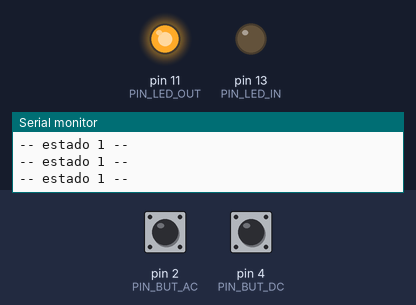
A sketch run on a simulated Arduino Uno, built with avr-gcc and run on an emulated ATmega328P. Shown: output pins drawn as LEDs (lit = HIGH), the last lines printed to the serial monitor. The inputs (shaded band) are chosen by the test bench; at power-on: pin 2 (PIN_BUT_AC) HIGH, pin 4 (PIN_BUT_DC) HIGH. At 15.6 s the program stops and its outputs stay as they are.

Above: at 1.2 s.
1.3 s: pin 2 (PIN_BUT_AC) pulled LOW for 0.15 s
At 3.3 s:
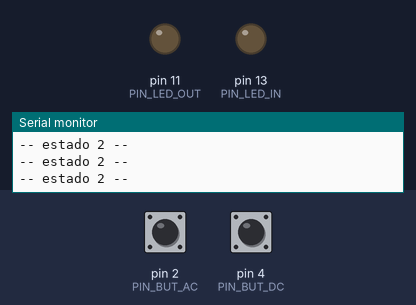
4.4 s: pin 4 (PIN_BUT_DC) pulled LOW for 1 s
8.4 s: pin 2 (PIN_BUT_AC) pulled LOW for 1 s
12.4 s: pin 4 (PIN_BUT_DC) pulled LOW for 0.15 s
15.5 s: pin 2 (PIN_BUT_AC) driven LOW and pin 4 (PIN_BUT_DC) driven LOW
At 16.1 s:
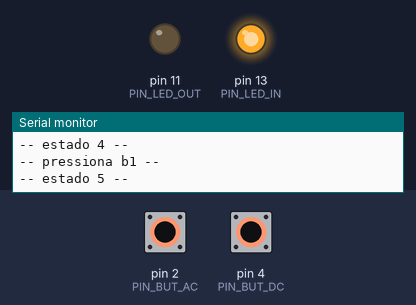
Timing chart, 0 to 17.1 s (numbered marks = the images above; inputs shaded):
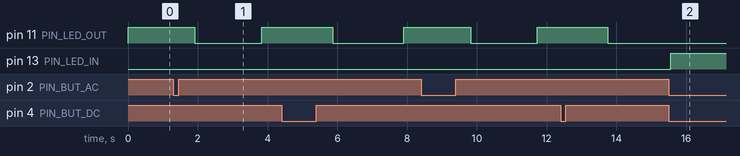

The sketch:

trabalho_1_estado.ino
```cpp
#define PIN_LED_IN 13
#define PIN_LED_OUT 11
#define PIN_BUT_AC 2
#define PIN_BUT_DC 4
#define DELAY 100

int but_ac = HIGH;// diz o estado b1
int but_dc = HIGH;// diz o estado b2

int estado = 1;
int intervalo = 2000;
unsigned int conta500 = 0;
unsigned int contaTempo = 0;
unsigned int contaFim = 0;

void setup() {
  // put your setup code here, to run once:
  pinMode(PIN_LED_IN, OUTPUT);
  pinMode(PIN_LED_OUT, OUTPUT);
  pinMode(PIN_BUT_AC, INPUT);
  pinMode(PIN_BUT_DC, INPUT);

  digitalWrite(PIN_LED_OUT, HIGH);
  contaTempo = millis();
  Serial.begin(9600);
}

void loop() {
  contaFim = millis();
  switch (estado) {
    case 1: //led_aceso
      Serial.print("-- estado 1 --\n");
      if(contaFim - contaTempo > intervalo) { //intervalo
        contaTempo = millis();
        digitalWrite(PIN_LED_OUT, LOW);
        estado = 2;
      } else if(!digitalRead(PIN_BUT_AC) && but_ac) { //pressiona b1
        but_ac = LOW; //pressionado
        Serial.print("-- pressiona b1 --\n");
        conta500 = millis();
        estado = 3;
      } else if(!digitalRead(PIN_BUT_DC) && but_dc) { //pressiona b2
        but_dc = LOW; //pressionado
        Serial.print("-- pressiona b2 --\n");
        conta500 = millis();
        estado = 6;
      } else if(digitalRead(PIN_BUT_AC) != but_ac) { //soltar b1
        intervalo = intervalo - DELAY;
        Serial.print("-- soltar b1 --\n");
        but_ac = HIGH;
      } else if(digitalRead(PIN_BUT_DC) != but_dc) { //soltar b2
        intervalo = intervalo + DELAY;
        Serial.print("-- soltar b2 --\n");
        but_dc = HIGH;
      } break;

    case 2: //led_apagado
      Serial.print("-- estado 2 --\n");
      if(contaFim - contaTempo > intervalo) { //intervalo
        contaTempo = millis();
        digitalWrite(PIN_LED_OUT, HIGH);
        estado = 1;
      } else if(!digitalRead(PIN_BUT_AC) && but_ac) { //pressiona b1
        but_ac = LOW; //pressionado
        Serial.print("-- pressiona b1 --\n");
        conta500 = millis();
        estado = 4;
      } else if(!digitalRead(PIN_BUT_DC) && but_dc) { //pressiona b2
        but_dc = LOW; //pressionado
        Serial.print("-- pressiona b2 --\n");
        conta500 = millis();
        estado = 7;
      } else if(digitalRead(PIN_BUT_AC) != but_ac) { //soltar b1
        intervalo = intervalo - DELAY;
        Serial.print("-- soltar b1 --\n");
        but_ac = HIGH;
      } else if(digitalRead(PIN_BUT_DC) != but_dc) { //soltar b2
        intervalo = intervalo + DELAY;
        Serial.print("-- soltar b2 --\n");
        but_dc = HIGH;
      } break;

    case 3: //led_aceso
      Serial.print("-- estado 3 --\n");
      if(contaFim - contaTempo > intervalo) { //intervalo
        contaTempo = millis();
        digitalWrite(PIN_LED_OUT, LOW);
        estado = 4;
      } else if(!digitalRead(PIN_BUT_DC) && but_dc) { //pressiona b2
        estado = 5;
        Serial.print("-- pressiona b2 --\n");
        digitalWrite(PIN_LED_IN, HIGH);
      } else if(digitalRead(PIN_BUT_AC) != but_ac) { //soltar b1
        intervalo = intervalo - DELAY;
        Serial.print("-- soltar b1 --\n");
        but_ac = HIGH;
        estado = 1;
      } else if(digitalRead(PIN_BUT_DC) != but_dc) { //soltar b2
        intervalo = intervalo + DELAY;
        Serial.print("-- soltar b2 --\n");
        but_dc = HIGH;
      } else if (millis() - conta500 > 500) { //500ms
        estado = 1;
        conta500 = millis();
        Serial.print("-- 500ms --\n");
      } break;

    case 4: //led_apagado
      Serial.print("-- estado 4 --\n");
      if(contaFim - contaTempo > intervalo) { //intervalo
        contaTempo = millis();
        digitalWrite(PIN_LED_OUT, HIGH);
        estado = 3;
      } else if(!digitalRead(PIN_BUT_DC) && but_dc) { //pressiona b2
        estado = 5;
        Serial.print("-- pressiona b1 --\n");
        digitalWrite(PIN_LED_IN, HIGH);
      } else if(digitalRead(PIN_BUT_AC) != but_ac) { //soltar b1
        intervalo = intervalo - DELAY;
        Serial.print("-- soltar b1 --\n");
        but_ac = HIGH;
        estado = 2;
      } else if(digitalRead(PIN_BUT_DC) != but_dc) { //soltar b2
        intervalo = intervalo + DELAY;
        Serial.print("-- soltar b2 --\n");
        but_dc = HIGH;
      } else if (millis() - conta500 > 500) { //500ms
        estado = 2;
        Serial.print("-- 500ms --\n");
        conta500 = millis();
      } break;

    case 5: //manter_estado
      Serial.print("-- estado 5 --\n");
      while (true) {
        //fica aqui
      } break;

    case 6: //led_aceso
      Serial.print("-- estado 6 --\n");
      if(contaFim - contaTempo > intervalo) { //intervalo
        contaTempo = millis();
        digitalWrite(PIN_LED_OUT, LOW);
        estado = 7;
      } else if(!digitalRead(PIN_BUT_AC) && but_ac) { //pressiona b1
        estado = 5;
        digitalWrite(PIN_LED_IN, HIGH);
      } else if(digitalRead(PIN_BUT_AC) != but_ac) { //soltar b1
        intervalo = intervalo - DELAY;
        Serial.print("-- soltar b1 --\n");
        but_ac = HIGH;
      } else if(digitalRead(PIN_BUT_DC) != but_dc) { //soltar b2
        intervalo = intervalo + DELAY;
        Serial.print("-- soltar b2 --\n");
        but_dc = HIGH;
        estado = 1;
      } else if ((millis() - conta500) > 500) { //500ms
        estado = 1;
        Serial.print("-- 500ms --\n");
        conta500 = millis();
      } break;

    case 7: //led_apagado
      Serial.print("-- estado 7 --\n");
      if(contaFim - contaTempo > intervalo) { //intervalo
        contaTempo = millis();
        digitalWrite(PIN_LED_OUT, HIGH);
        estado = 6;
      } else if(!digitalRead(PIN_BUT_AC) && but_ac) { //pressiona b1
        estado = 5;
        Serial.print("-- pressiona b1 --\n");
        digitalWrite(PIN_LED_IN, HIGH);
      } else if(digitalRead(PIN_BUT_AC) != but_ac) { //soltar b1
        intervalo = intervalo - DELAY;
        Serial.print("-- soltar b1 --\n");
        but_ac = HIGH;
      } else if(digitalRead(PIN_BUT_DC) != but_dc) { //soltar b2
        intervalo = intervalo + DELAY;
        Serial.print("-- soltar b2 --\n");
        but_dc = HIGH;
        estado = 2;
      } else if ((millis() - conta500) > 500) { //500ms
        estado = 2;
        Serial.print("-- 500ms --\n");
        conta500 = millis();
      } break;
  }
}
```

Measured:
- after the input at 15.5 s, pin 11 (PIN_LED_OUT): stays LOW (without the input it goes to HIGH after 0.28 s); pin 13 (PIN_LED_IN): LOW → HIGH after 0.06 s
